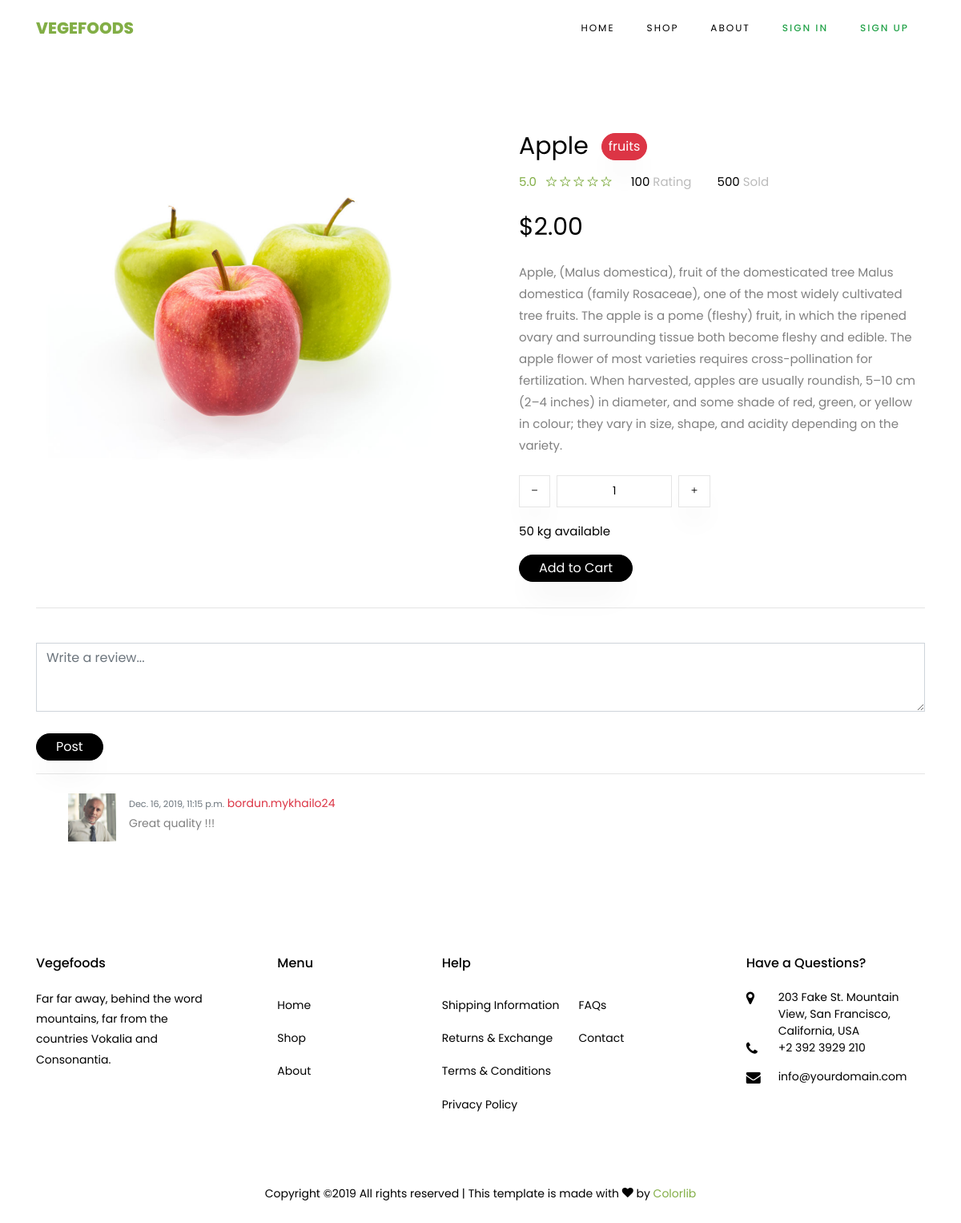
Screenshot of /product/apple/ with the database file from the repository.
### OnlineShop/apps/shop/models.py (models this page shows, shortened)
class Product(models.Model):
    PRODUCT_CATEGORY = (
        ('VEGETABLES', 'Vegetables'),
        ('FRUITS', 'Fruits'),
        ('JUICE', 'Juice'),
        ('DRIED', 'Dried'),
    )
    id = models.UUIDField(primary_key=True, default=uuid.uuid4, editable=False)
    category = models.CharField(max_length=15, choices=PRODUCT_CATEGORY)
    image = models.ImageField(upload_to='products', null=True, blank=True)
    title = models.CharField(max_length=150)
    description = models.TextField()
    price = models.DecimalField(max_digits=8, decimal_places=2, validators=[MinValueValidator(0)])
    discount = models.PositiveSmallIntegerField(default=0,
        validators=[MinValueValidator(0), MaxValueValidator(100)])
    rating = models.FloatField(
        validators=[MinValueValidator(1.0), MaxValueValidator(5.0)]
    )
    final_price = models.DecimalField(max_digits=8, decimal_places=2, default=0, editable=False)
    slug = models.SlugField(default="_", max_length=100)
    def add_to_cart_url(self):
        return reverse('add_to_cart', kwargs={'slug': self.slug})

class Review(models.Model):
    id = models.UUIDField(primary_key=True, default=uuid.uuid4, editable=False)
    user = models.ForeignKey(settings.AUTH_USER_MODEL, on_delete=models.CASCADE)
    product = models.ForeignKey('Product', on_delete=models.CASCADE)
    date = models.DateTimeField(auto_now=True)
    message = models.TextField(max_length=5000)
    rating = models.FloatField(
        validators=[MinValueValidator(1.0), MaxValueValidator(5.0)]
    )

### OnlineShop/apps/account/models.py (models this page shows, shortened)
class User(AbstractBaseUser):
    id = models.UUIDField(primary_key=True, default=uuid.uuid4, editable=False)
    email = models.EmailField(max_length=150, unique=True)
    username = models.CharField(max_length=150)
    first_name = models.CharField(max_length=150)
    last_name = models.CharField(max_length=150)
    address = models.CharField(max_length=150)
    date_joined = models.DateTimeField(auto_now_add=True)
    is_admin = models.BooleanField(default=False)
    is_active = models.BooleanField(default=True)
    is_staff = models.BooleanField(default=False)
    is_superuser = models.BooleanField(default=False)
    USERNAME_FIELD = 'email'
    REQUIRED_FIELDS = ['username',]
    objects = UserManager()

### OnlineShop/apps/shop/views.py (the view)
# urls.py: path('product/<slug>/', product_view.as_view(), name='product'),
class product_view(DetailView):
    model = Product
    template_name = 'product.html'
    context_object_name = 'product'
    def get_context_data(self, **kwargs):
        context = super().get_context_data(**kwargs)
        context['reviews'] = Review.objects.filter(product=self.object)
        return context

### OnlineShop/templates/product.html (shortened to what this page needs)
{% extends "base.html" %}
{% load static %}
{% block content %}
	<section class="ftco-section">
    	<div class="container">
    		<div class="row">
    			<div class="col-lg-6 mb-5 ftco-animate">
    				<a href="{{ product.image.url }}" class="image-popup"><img src="{{ product.image.url }}" class="img-fluid" alt="{{ product.title }}"></a>
    			</div>
    			<div class="col-lg-6 product-details pl-md-5 ftco-animate">
    				<h3>{{ product.title }}
    					<span class="btn btn-danger py-1 px-2 ml-2 text-lowercase" style="cursor: auto">{{ product.category }}</span>
    				</h3>
    				<div class="rating d-flex">
							<p class="text-left mr-4">
								<a href="#" class="mr-2">5.0</a>
								<a href="#"><span class="ion-ios-star-outline"></span></a>
								<a href="#"><span class="ion-ios-star-outline"></span></a>
								<a href="#"><span class="ion-ios-star-outline"></span></a>
								<a href="#"><span class="ion-ios-star-outline"></span></a>
								<a href="#"><span class="ion-ios-star-outline"></span></a>
							</p>
							<p class="text-left mr-4">
								<a href="#" class="mr-2" style="color: #000;">100 <span style="color: #bbb;">Rating</span></a>
							</p>
							<p class="text-left">
								<a href="#" class="mr-2" style="color: #000;">500 <span style="color: #bbb;">Sold</span></a>
							</p>
						</div>
					<div class="d-flex">
						<div class="pricing">
    						<p class="price">
    							<span class="price-sale">${{ product.final_price }}</span>
    						</p>
    					</div>
					</div>
    				<p>{{ product.description }}</p>
					<div class="row mt-4">
							<div class="input-group col-md-6 d-flex mb-3">
				             	<span class="input-group-btn mr-2">
				                	<button type="button" class="quantity-left-minus btn"  data-type="minus" data-field="">
				                   <i class="ion-ios-remove"></i>
				                	</button>
				            		</span>
				             	<input type="text" id="quantity" name="quantity" class="form-control input-number" value="1" min="1" max="100">
				             	<span class="input-group-btn ml-2">
				                	<button type="button" class="quantity-right-plus btn" data-type="plus" data-field="">
				                     <i class="ion-ios-add"></i>
				                 </button>
				             	</span>
	          				</div>
				          	<div class="col-md-12">
				          		<p style="color: #000;">50 kg available</p>
				          	</div>
          			</div>
      				<p>
      					<a href="{{ product.add_to_cart_url }}" class="btn btn-black py-1 px-4">Add to Cart</a>
      				</p>
    			</div>
    		</div>
    		<hr>
    		<br>
    		<div class="row bootstrap snippets">
                <div class="col-12">
                    <div class="comment-wrapper">
                        <div class="panel panel-info">
                            <div class="panel-body">
                                <textarea class="form-control" style="font-size: 16px" placeholder="Write a review..." rows="3"></textarea>
                                <br>
                                <a href="#" class="btn btn-black py-1 px-4">Post</a>
                                {% if reviews %}
                                <hr>
                                <ul class="media-list mt-4">
                                    {% for review in reviews %}
                                    <li class="media">
                                        <a href="#" class="mr-3">
                                            <img src="{% static 'images/person_3.jpg' %}" alt="user" width="60" height="60">
                                        </a>
                                        <div class="media-body" style="font-size: 14px">
                                            <span class="text-muted">
                                                <small class="text-muted">{{ review.date }}</small>
                                            </span>
                                            <span class="text-danger">{{ review.user.username }}</span>
                                            <p>
                                                {{ review.message }}
                                            </p>
                                        </div>
                                    </li>
                                    {% endfor %}
                                </ul>
                                {% endif %}
                            </div>
                        </div>
                    </div>
                </div>
            </div>
    	</div>
    </section>
{% endblock content %}

### rows the page displays
Product: image (picture), title "Apple", category "fruits", final_price "2.00", description "Apple, (Malus domestica), fruit of the domesticated tree Malus domestica (family Rosaceae), one of the most widely cultivated tree fruits. The apple is a pome (fleshy) fruit, in which the ripened ovary and surrounding tissue both become fleshy and edible. The apple flower of most varieties requires cross-pollination for fertilization. When harvested, apples are usually roundish, 5–10 cm (2–4 inches) in diameter, and some shade of red, green, or yellow in colour; they vary in size, shape, and acidity depending on the variety."
Review: date "Dec. 16, 2019, 11:15 p.m.", user.username "bordun.mykhailo24", message "Great quality !!!"
